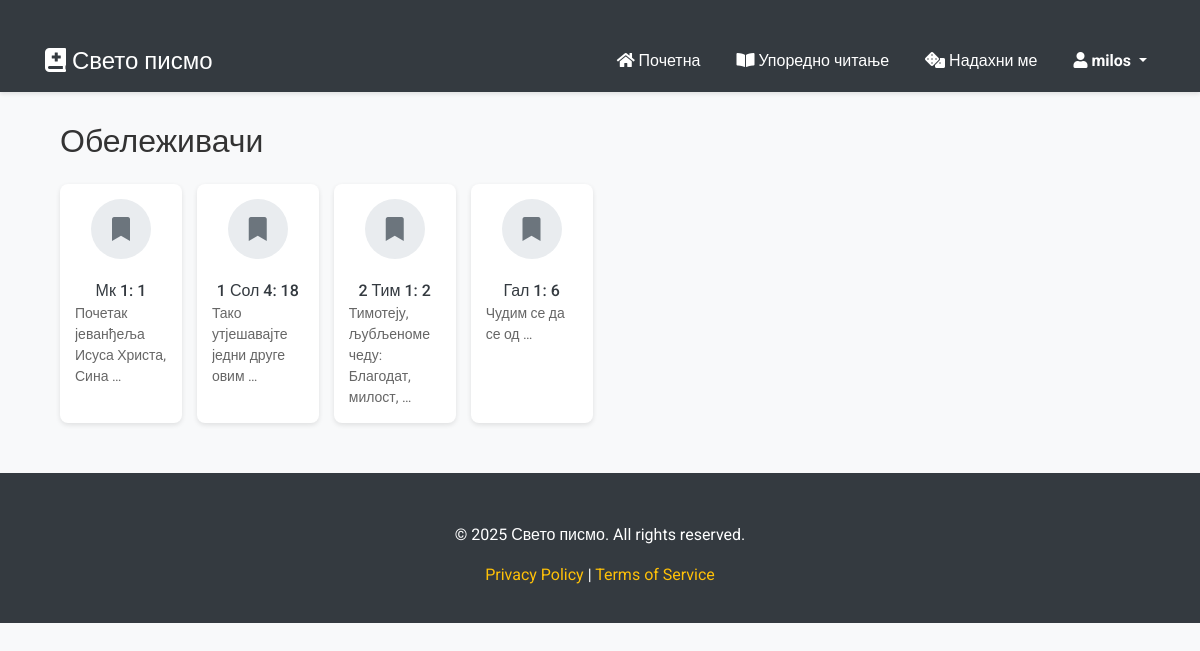
Before: /bookmarks/ (signed in) with the older database file.
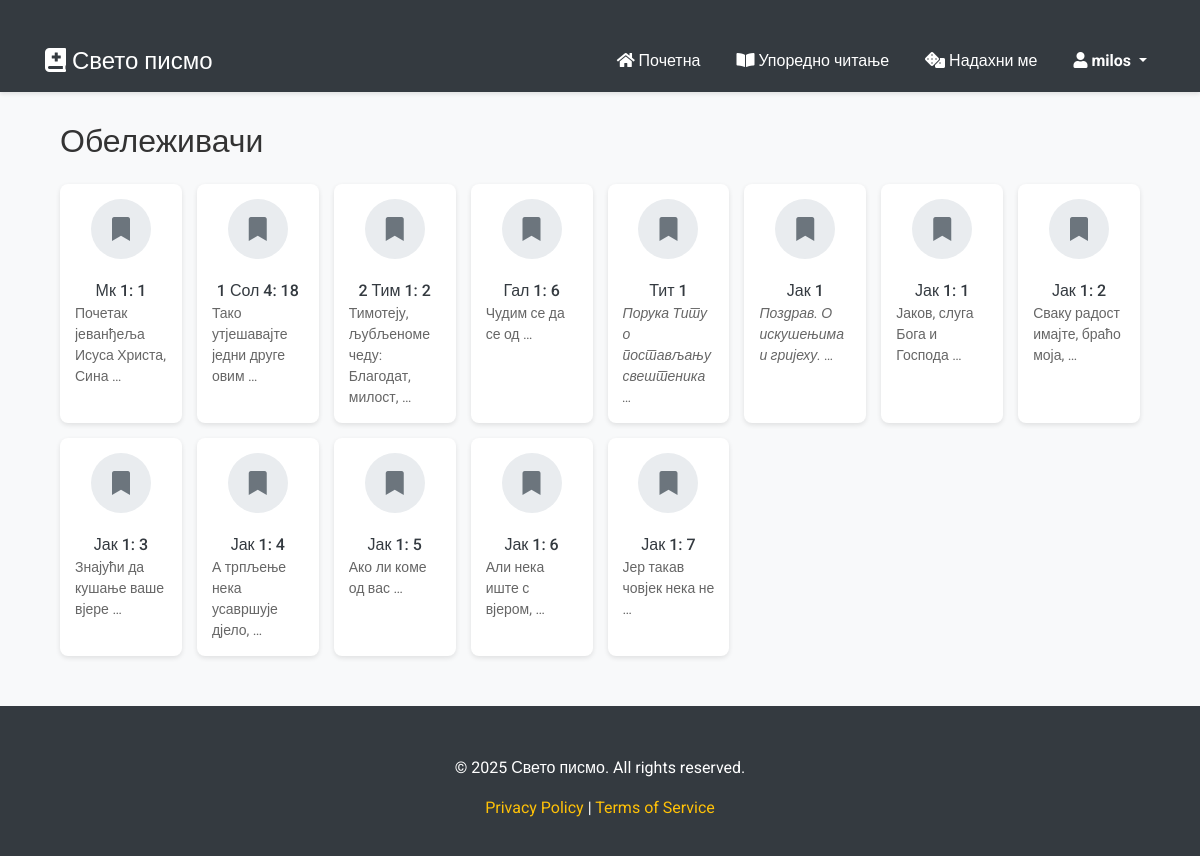
After: the same page with the newer database file.
### web_page/models.py (models this page shows, shortened)
class User(AbstractUser):
    pass

class Bookmark(models.Model):
    author = models.ForeignKey(settings.AUTH_USER_MODEL, on_delete=models.CASCADE, related_name='bookmarks_authored')
    book = models.ForeignKey('verse_fetcher.Books', on_delete=models.CASCADE, related_name='book_bookmarks')
    verse = models.ForeignKey('verse_fetcher.Verses', on_delete=models.CASCADE, related_name='verse_bookmarks')
    creation_date = models.DateTimeField(default=timezone.now, editable=False)
    class Meta:
        verbose_name = 'Bookmark'
        verbose_name_plural = 'Bookmarks'
        unique_together = ('author', 'verse')
        indexes = [
            models.Index(fields=['author']),
            models.Index(fields=['book']),
            models.Index(fields=['verse']),
        ]

### verse_fetcher/models.py (models this page shows, shortened)
class Verses(models.Model):
    id = models.AutoField(primary_key=True)  # Explicit primary key
    book = models.ForeignKey(Books, on_delete=models.CASCADE)  # Fix on_delete behavior
    chapter = models.IntegerField()
    verse_number = models.IntegerField()
    verse = models.TextField(blank=True, null=True)
    class Meta:
        managed = False  # Keep this if you don't want Django to manage the table
        db_table = 'verses'
        ordering = ['chapter', 'verse_number']

class Books(models.Model):
    id = models.AutoField(primary_key=True)  # Explicit primary key
    acronym = models.TextField()
    title = models.TextField()
    class Meta:
        managed = False  # Keep this if you don't want Django to manage the table
        db_table = 'books'

### web_page/views.py (the view)
# urls.py: path('bookmarks/', views.show_bookmarks, name='show_bookmarks'),
def show_bookmarks(request):
    bookmarks = Bookmark.objects.filter(author=request.user).order_by('creation_date')
    return render(request, "web_page/bookmarks.html", {
        "bookmarks": bookmarks
    })

### web_page/templates/web_page/bookmarks.html (shortened to what this page needs)
{% extends "web_page/layout.html" %}
{% load static %}
{% block body %}
<div class="container">
    <h2 class="my-4 unselectable">Обележивачи</h2>
    <div class="books-grid">
        {% for bookmark in bookmarks %}
        <div class="book-card" data-book-id="{{ book_data.book.id }}">
            <div class="book-card-inner">
                <button class="book-btn bookmark">
                    <i class="fa fa-bookmark"></i>
                </button>
                <a href="{% url 'show_book' book_id=bookmark.verse.book.id %}" class="book-link">
                    <div class="book-acronym unselectable">
                        {{ bookmark.verse.book.acronym }} {{ bookmark.verse.chapter }}{% if bookmark.verse.verse_number != 0 %}: {{ bookmark.verse.verse_number }}{% endif %}
                    </div>
                </a>
                <div class="verse-preview">
                    <p>{% if bookmark.verse.verse_number == 0 %}<em>{% endif %}{{ bookmark.verse.verse|truncatewords:5 }}{% if bookmark.verse.verse_number == 0 %}</em>{% endif %}</p>
                </div>
            </div>
        </div>
        {% endfor %}
    </div>
</div>
{% endblock %}

### web_page/templates/web_page/layout.html (shortened to what this page needs)
{% load static %}
<!DOCTYPE html>
<html lang="sr">
<head>
    <link rel="stylesheet" href="https://stackpath.bootstrapcdn.com/bootstrap/4.4.1/css/bootstrap.min.css">
    <link rel="stylesheet" href="https://cdnjs.cloudflare.com/ajax/libs/font-awesome/5.15.4/css/all.min.css">
    <link rel="stylesheet" href="{% static 'web_page/css/styles.css' %}">
</head>
<body>
    <nav class="navbar navbar-expand-lg navbar-dark unselectable">
        <div class="container">
            <a class="navbar-brand" href="{% url 'index' %}"><i class='fas fa-book-medical'></i> Свето писмо</a>
            <div class="collapse navbar-collapse" id="navbarNav">
                <ul class="navbar-nav ml-auto">
                    <li class="nav-item">
                        <a class="nav-link" href="{% url 'index' %}"><i class="fas fa-home"></i> Почетна</a>
                    </li>
                    <li class="nav-item">
                        <a class="nav-link" href="{% url 'comparative reading' %}"><i class="fas fa-book-open"></i> Упоредно читање</a>
                    </li>
                    <li class="nav-item">
                        <a class="nav-link" href="{% url 'random_verse_generator' %}"><i class="fas fa-dice"></i> Надахни ме</a>
                    </li>
                    <li class="nav-item dropdown">
                        <a class="nav-link dropdown-toggle" href="#" id="navbarDropdown" role="button" data-toggle="dropdown" aria-haspopup="true" aria-expanded="false">
                            <i class="fas fa-user"></i> {% if user.is_authenticated %}<strong>{{ user.username }}</strong> {% else %} Нисте пријављени {% endif %}
                        </a></strong>
                    </li>
                </ul>
            </div>
        </div>
    </nav>
    <div class="container">
        {% block body %}
        {% endblock %}
    </div>
    <footer class="footer">
        <div class="container unselectable">
            <p>&copy; 2025 Свето писмо. All rights reserved.</p>
            <p><a href="#">Privacy Policy</a> | <a href="#">Terms of Service</a></p>
        </div>
    </footer>
</body>
</html>

### web_page/static/web_page/css/styles.css (style rules this page uses)
body { font-family: 'Roboto', sans-serif; background-color: #f8f9fa; color: #333; }
.container { margin-top: 30px; }
.unselectable { -webkit-user-select: none; -moz-user-select: none; -ms-user-select: none; user-select: none; }
.navbar { background-color: #343a40; box-shadow: 0 2px 4px rgba(0, 0, 0, 0.1); }
.navbar-brand { font-size: 1.5rem; font-weight: 500; color: #fff !important; }
.navbar-nav .nav-link { color: #fff !important; font-weight: 400; margin-left: 20px; }
.footer { background-color: #343a40; color: #fff; padding: 20px 0; text-align: center; margin-top: 50px; }
.footer a { color: #ffc107; text-decoration: none; }
a { color: #ffc107; text-decoration: none; transition: color 0.3s ease; }
.books-grid { display: grid; grid-template-columns: repeat(auto-fill, minmax(120px, 1fr)); gap: 15px; margin-top: 20px; }
.book-card { display: flex; flex-direction: column; align-items: center; padding: 15px; background-color: #fff; border-radius: 8px; box-shadow: 0 2px 5px rgba(0,0,0,0.1); transition: all 0.3s ease; cursor: pointer; }
.book-acronym { margin-top: 10px; font-weight: 500; color: #343a40; text-align: center; }
.book-btn { width: 60px; height: 60px; border-radius: 50%; display: flex; align-items: center; justify-content: center; font-size: 1.5rem; border: none; cursor: pointer; transition: all 0.3s ease; }
.book-btn.bookmark { background-color: #e9ecef; color: #6c757d; }
.book-card-inner { position: relative; display: flex; flex-direction: column; align-items: center; width: 100%; }
.book-link { text-decoration: none; color: inherit; width: 100%; text-align: center; margin-top: 10px; }
.book-btn { position: relative; z-index: 2; }
.verse-preview p { margin: 0; color: #666; font-size: 14px; white-space: normal; overflow: hidden; text-overflow: ellipsis; }

Changed rows visible on the page:
added Bookmark: verse.book.acronym "Тит", verse.chapter "1", verse.verse "Порука Титу о постављању свештеника …"
added Bookmark: verse.book.acronym "Јак", verse.chapter "1", verse.verse "Поздрав. О искушењима и гријеху. …"
added Bookmark: verse.book.acronym "Јак", verse.chapter "1", verse.verse_number "1", verse.verse "Јаков, слуга Бога и Господа …"
added Bookmark: verse.book.acronym "Јак", verse.chapter "1", verse.verse_number "2", verse.verse "Сваку радост имајте, браћо моја, …"
added Bookmark: verse.book.acronym "Јак", verse.chapter "1", verse.verse_number "3", verse.verse "Знајући да кушање ваше вјере …"
added Bookmark: verse.book.acronym "Јак", verse.chapter "1", verse.verse_number "4", verse.verse "А трпљење нека усавршује дјело, …"
added Bookmark: verse.book.acronym "Јак", verse.chapter "1", verse.verse_number "5", verse.verse "Ако ли коме од вас …"
added Bookmark: verse.book.acronym "Јак", verse.chapter "1", verse.verse_number "6", verse.verse "Али нека иште с вјером, …"
added Bookmark: verse.book.acronym "Јак", verse.chapter "1", verse.verse_number "7", verse.verse "Јер такав човјек нека не …"
